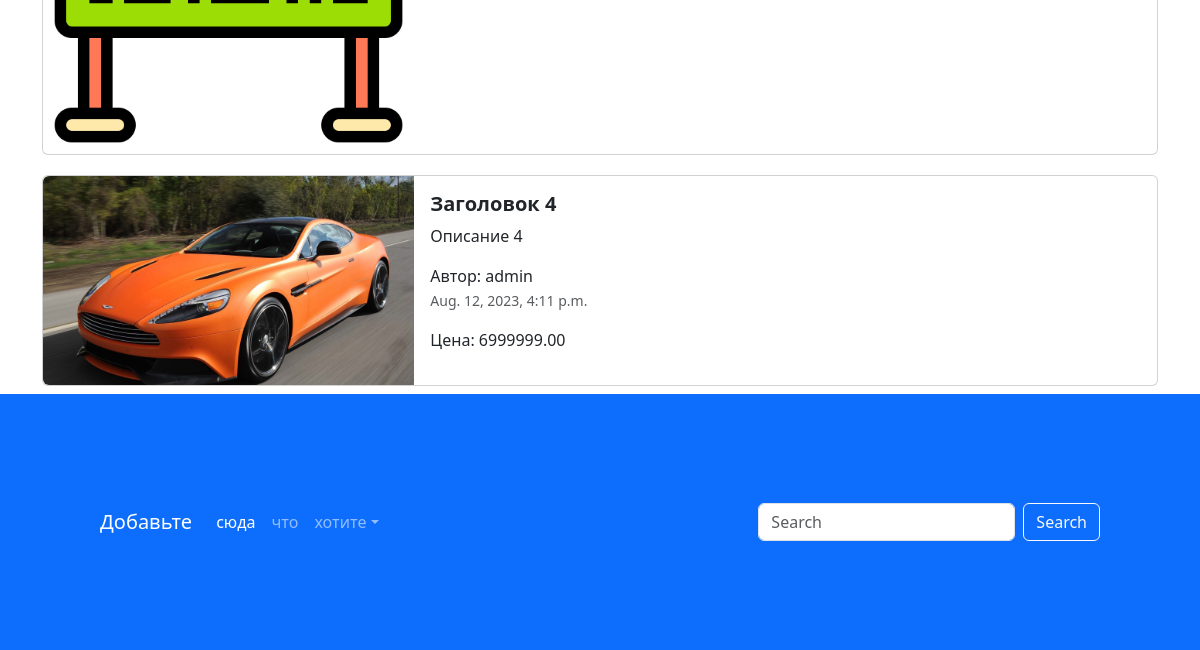
The app's page / (lower part), older data.
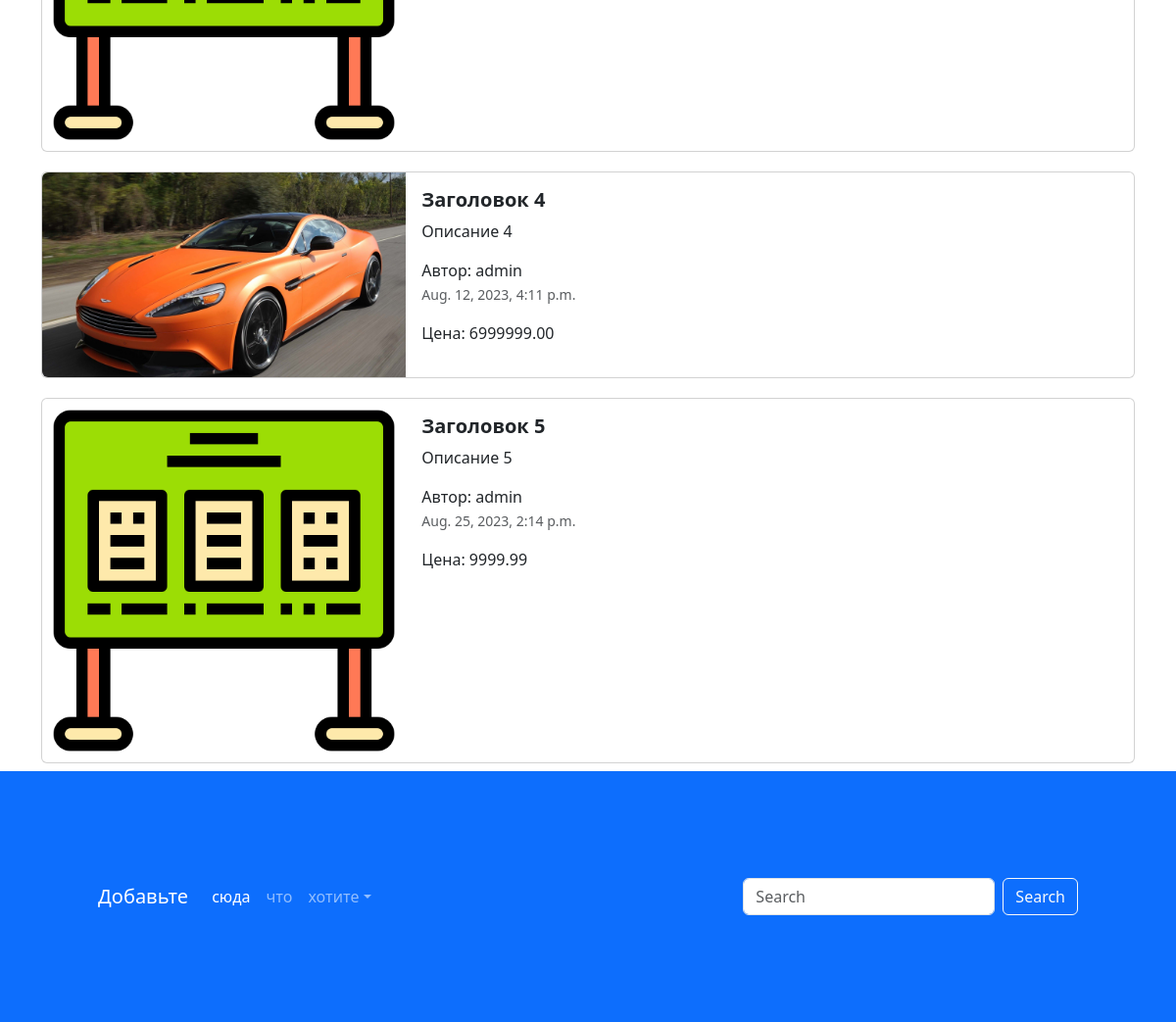
The same page, newer data.
### app_advertisements/models.py (models this page shows, shortened)
class Advertisement(models.Model):
    title = models.CharField('заголовок', max_length = 128)
    description = models.TextField('описание')
    price = models.DecimalField('цена', max_digits = 10, decimal_places = 2)
    auction = models.BooleanField('торг', help_text='Отметьте если торг уместен')
    created_date = models.DateTimeField(auto_now_add = True)
    updated_date = models.DateTimeField(auto_now = True)
    user = models.ForeignKey(User, verbose_name = 'пользователь', on_delete = models.CASCADE)
    image = models.ImageField('изображение', upload_to='advertisements/', blank=True)
    class Meta:
        db_table = 'advetisements'

### app_advertisements/views.py (the view)
# urls.py: path('', index, name='main-page'),
def index(request):
    advertisements = Advertisement.objects.all()
    context = {'advertisements' : advertisements}
    return render(request, 'app_advertisement/index.html', context)

### templates/app_advertisement/index.html (shortened to what this page needs)
{% extends 'base.html' %}
{% load static %}
{% block content %}
<div class="container">
{% for adv in advertisements %}
  <div class="col">
    <div class="card mb-2" style="max-width: 1200px; margin-top: 20px;">
      <div class="row g-0">
        <div class="col-md-4">
          <a href="{% url 'advertisement' %}" class="nav-link">
            <img src="{% if adv.image %} {{ adv.image.url }} {% else %} {% static 'img/pic.png' %} {% endif %}" class="img-fluid rounded-start" alt="Card title">
          </a>
        </div>
        <div class="col-md-8">
          <div class="card-body">
            <h5 class="card-title">
              <a href="{% url 'advertisement' %}" class="nav-link"><strong>{{ adv.title }}</strong></a>
            </h5>
            <a href="{% url 'advertisement' %}" class="nav-link">
              <p class="card-text">
                {{ adv.description }}
              </p>
              <span>Автор: {{ adv.user }}</span>
              <p class="card-text"><small class="text-muted">{{ adv.created_date }}</small></p>
              <span>Цена: {{ adv.price }}
            </a>
          </div>
        </div>
      </div>
    </div>
  </div>
  {% endfor %}
</div>
<footer style="padding: 100px;" class="bg-primary">
  <nav class="navbar navbar-expand-sm navbar-dark">
    <a class="navbar-brand" href="#">Добавьте</a>
    <div class="collapse navbar-collapse" id="collapsibleNavId">
      <ul class="navbar-nav me-auto mt-2 mt-lg-0">
        <li class="nav-item">
          <a class="nav-link active" href="#" aria-current="page">сюда</a>
        </li>
        <li class="nav-item">
          <a class="nav-link" href="#">что</a>
        </li>
        <li class="nav-item dropdown">
          <a class="nav-link dropdown-toggle" href="#" id="dropdownId" data-bs-toggle="dropdown" aria-haspopup="true"
             aria-expanded="false">хотите</a>
        </li>
      </ul>
      <form class="d-flex my-2 my-lg-0">
        <input class="form-control me-sm-2" type="text" placeholder="Search">
        <button class="btn btn-outline-light my-2 my-sm-0" type="submit">Search</button>
      </form>
    </div>
  </nav>
</footer>
{% endblock %}

### templates/base.html (shortened to what this page needs)
<!DOCTYPE html>
{% load static %}
<html lang="en">
<head>
  <link href="{% static 'css/bootstrap.min.css' %}" rel="stylesheet">
  <link rel="stylesheet" href="{% static 'css/fontello.css' %}">
</head>
<body>
{% block content %}
{% endblock %}
</body>
</html>

Row changes from the older to the newer data that the page shows:
added Advertisement: title "Заголовок 5", description "Описание 5", user "admin", created_date "Aug. 25, 2023, 2:14 p.m.", price "9999.99"
